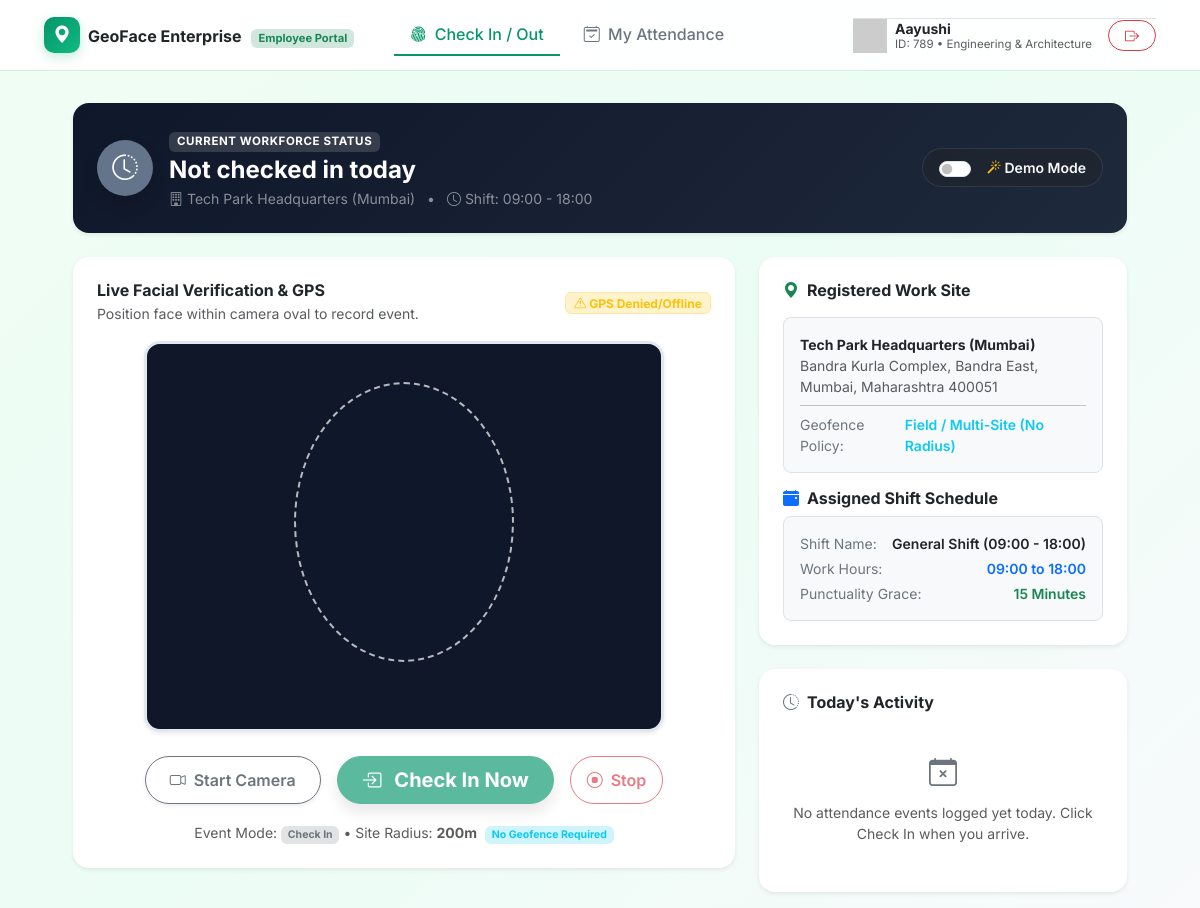
The app's page /employee/check-in-out (signed in), older data.
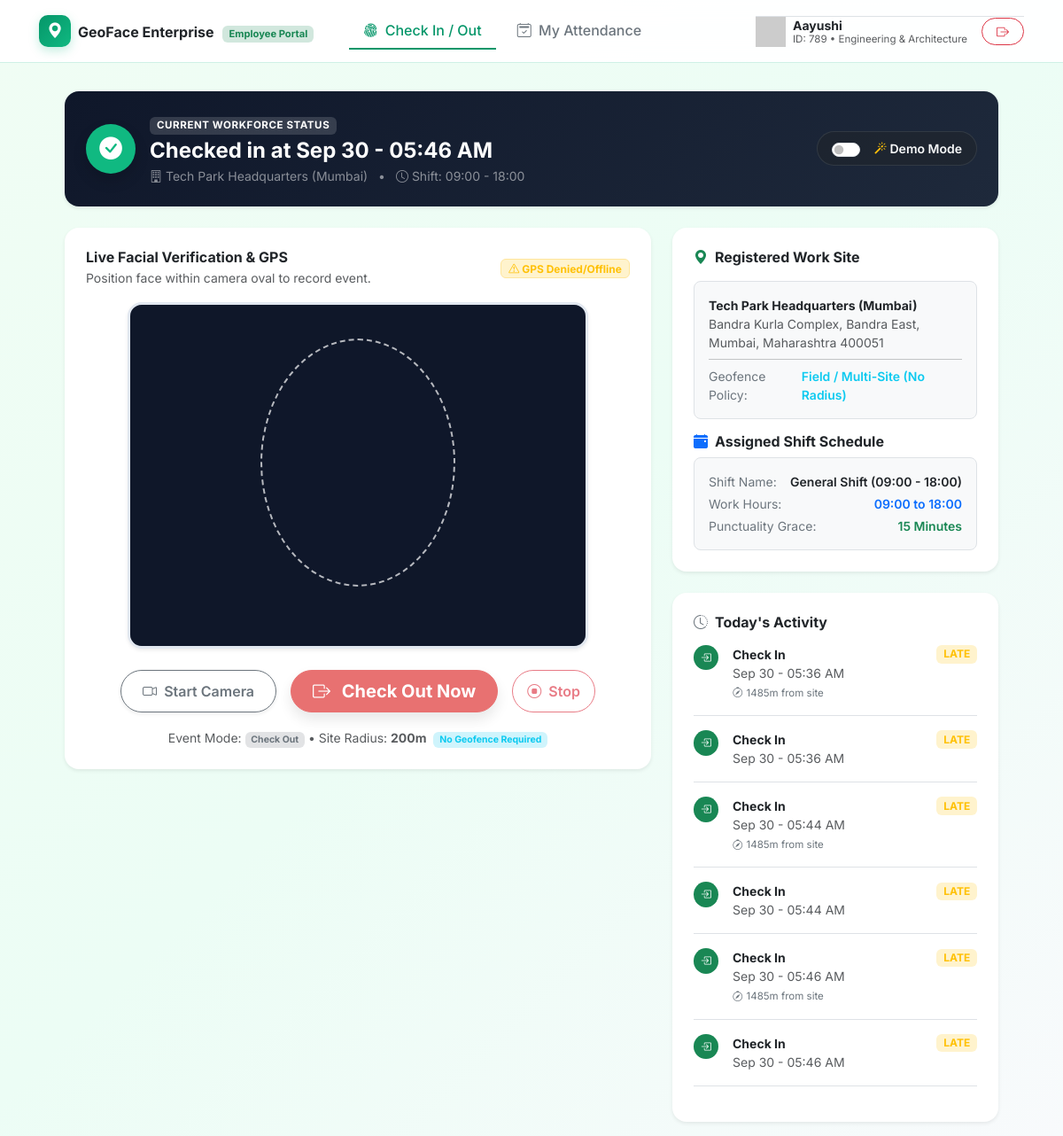
The same page, newer data.
### tables this page shows
CREATE TABLE attendance_events (
            id INTEGER PRIMARY KEY AUTOINCREMENT,
            employee_id INTEGER NOT NULL,
            event_type TEXT NOT NULL,
            timestamp TEXT NOT NULL,
            latitude REAL,
            longitude REAL,
            address TEXT,
            site_id INTEGER,
            distance_from_site_meters REAL,
            within_geofence INTEGER DEFAULT 1,
            confidence REAL,
            liveness_passed INTEGER DEFAULT 1,
            geotagged_photo_path TEXT,
            status TEXT DEFAULT 'on_time',
            flagged INTEGER DEFAULT 0,
            flag_reason TEXT,
            reviewed_by INTEGER,
            review_note TEXT,
            created_at TEXT NOT NULL,
            FOREIGN KEY (employee_id) REFERENCES employees(id),
            FOREIGN KEY (site_id) REFERENCES sites(id)
        );

### blueprints/employee/routes.py (the view)
@employee_bp.route("/check-in-out", methods=["GET"])
@login_required_employee
def check_in_out():
    emp_id = session.get("employee_id") or session.get("student_id")
    emp_name = session.get("employee_name") or session.get("student_name", "Employee")
    emp_code = session.get("employee_code") or session.get("roll", f"EMP-{emp_id}")
    conn = get_db_connection()
    c = conn.cursor()
    c.execute("""
        SELECT e.id, e.name, e.site_id, e.shift_id,
               s.name AS site_name, s.address AS site_address, s.latitude AS site_lat, s.longitude AS site_lon,
               s.geofence_radius_meters, s.geofencing_enabled,
               sh.name AS shift_name, sh.start_time, sh.end_time, sh.grace_period_minutes, sh.break_duration_minutes
        FROM employees e
        LEFT JOIN sites s ON e.site_id = s.id
        LEFT JOIN shifts sh ON e.shift_id = sh.id
        WHERE e.id = ?
    """, (emp_id,))
    emp_data = c.fetchone()
    today_date = get_local_now().date().isoformat()
    c.execute("""
        SELECT id, event_type, timestamp, latitude, longitude, address,
               distance_from_site_meters, within_geofence, confidence, status, flagged, flag_reason, geotagged_photo_path
        FROM attendance_events
        WHERE employee_id = ? AND date(timestamp) = ?
        ORDER BY timestamp ASC
    """, (emp_id, today_date))
    events_today = [dict(r) for r in c.fetchall()]
    if not events_today:
        c.execute("""
            SELECT id, 'check_in' as event_type, timestamp, latitude, longitude, address,
                   confidence, status, geotagged_photo_path
            FROM attendance
            WHERE student_id = ? AND date(timestamp) = ?
            ORDER BY timestamp ASC
        """, (emp_id, today_date))
        events_today = [dict(r) for r in c.fetchall()]
    conn.close()
    has_checkin = False
    has_checkout = False
    checkin_time_str = None
    checkout_time_str = None
    last_status = "Not checked in"
    next_action = "check_in"
    for ev in events_today:
        ev_type = ev.get("event_type", "check_in")
        ev["time_display"] = format_local_timestamp(ev["timestamp"], include_year=False)
        if ev_type == "check_in":
            has_checkin = True
            checkin_time_str = ev["time_display"]
        elif ev_type == "check_out":
            has_checkout = True
            checkout_time_str = ev["time_display"]
    if has_checkin and not has_checkout:
        last_status = f"Checked in at {checkin_time_str}"
        next_action = "check_out"
    elif has_checkin and has_checkout:
        last_status = f"Completed workday (Checked out at {checkout_time_str})"
        next_action = "check_in" # Allows re-entry or additional shift
    else:
        last_status = "Not checked in today"
        next_action = "check_in"
    site_info = {
        "name": emp_data["site_name"] if emp_data and emp_data["site_name"] else "Headquarters",
        "address": emp_data["site_address"] if emp_data and emp_data["site_address"] else "Main Office",
        "latitude": emp_data["site_lat"] if emp_data and emp_data["site_lat"] is not None else 19.0657,
        "longitude": emp_data["site_lon"] if emp_data and emp_data["site_lon"] is not None else 72.8687,
        "geofence_radius_meters": emp_data["geofence_radius_meters"] if emp_data and emp_data["geofence_radius_meters"] is not None else 200.0,
        "geofencing_enabled": bool(emp_data["geofencing_enabled"]) if emp_data and emp_data["geofencing_enabled"] is not None else True
    }
    shift_info = {
        "name": emp_data["shift_name"] if emp_data and emp_data["shift_name"] else "General Shift",
        "start_time": emp_data["start_time"] if emp_data and emp_data["start_time"] else "09:00",
        "end_time": emp_data["end_time"] if emp_data and emp_data["end_time"] else "18:00",
        "grace_period_minutes": emp_data["grace_period_minutes"] if emp_data and emp_data["grace_period_minutes"] is not None else 15
    }
    return render_template(
        "employee/check_in_out.html",
        employee_id=emp_id,
        employee_name=emp_name,
        employee_code=emp_code,
        current_status=last_status,
        next_action=next_action,
        has_checkin=has_checkin,
        has_checkout=has_checkout,
        events_today=events_today,
        site=site_info,
        shift=shift_info
    )

### config.py (called while the page is built)
def get_local_now():
    return datetime.datetime.now().astimezone()

def format_local_timestamp(iso_val, include_year=True):
    if not iso_val:
        return "—"
    try:
        if isinstance(iso_val, str):
            clean_str = iso_val.replace("Z", "+00:00")
            dt = datetime.datetime.fromisoformat(clean_str)
        elif isinstance(iso_val, datetime.datetime):
            dt = iso_val
        else:
            return str(iso_val)
        if dt.tzinfo is None:
            dt = dt.replace(tzinfo=datetime.timezone.utc)
        local_dt = dt.astimezone()
        if include_year:
            return local_dt.strftime("%b %d, %Y - %I:%M %p")
        return local_dt.strftime("%b %d - %I:%M %p")
    except Exception:
        return str(iso_val)

### core/auth.py (called while the page is built, shortened)
def login_required_employee(f):
    @wraps(f)
    def decorated_function(*args, **kwargs):
        role = session.get("role")
        employee_id = session.get("employee_id") or session.get("student_id")
        return f(*args, **kwargs)
    return decorated_function

### templates/employee/check_in_out.html (shortened to what the changed rows need)
{% extends "employee/base_employee.html" %}
{% block content %}
<div class="container-fluid px-sm-4 py-3">
    <div class="row justify-content-center mb-4">
        <div class="col-lg-11">
            <div class="card border-0 shadow-sm rounded-4 overflow-hidden" style="background: linear-gradient(135deg, #0f172a 0%, #1e293b 100%);">
                <div class="card-body p-4 text-white">
                    <div class="d-flex flex-wrap justify-content-between align-items-center gap-3">
                        <div class="d-flex align-items-center gap-3">
                            <div class="rounded-circle p-3 text-white d-flex align-items-center justify-content-center shadow" style="background: {% if 'Checked in' in current_status %}#10b981{% elif 'Completed' in current_status %}#3b82f6{% else %}#64748b{% endif %}; width: 56px; height: 56px; font-size: 1.6rem;">
                                <i class="bi {% if 'Checked in' in current_status %}bi-check-circle-fill{% elif 'Completed' in current_status %}bi-award-fill{% else %}bi-clock-history{% endif %}"></i>
                            </div>
                            <div>
                                <span class="badge text-uppercase px-2 py-1 mb-1" style="background: rgba(255,255,255,0.15); font-size: 0.72rem; letter-spacing: 0.05em;">Current Workforce Status</span>
                                <h4 class="fw-bold mb-0 text-white" id="currentStatusText">{{ current_status }}</h4>
                                <div class="text-white-50 small mt-1">
                                    <span><i class="bi bi-building me-1"></i>{{ site.name }}</span>
                                    <span class="mx-2">•</span>
                                    <span><i class="bi bi-clock me-1"></i>Shift: {{ shift.start_time }} - {{ shift.end_time }}</span>
                                </div>
                            </div>
                        </div>
                    </div>
                </div>
            </div>
        </div>
    </div>
    <div class="row justify-content-center g-4">
        <div class="col-lg-7">
            <div class="card border-0 shadow-sm rounded-4 p-4 bg-white">
                <div class="d-flex flex-wrap justify-content-center gap-3 mt-4">
                    <button id="actionBtn" class="btn btn-lg px-4 rounded-pill fw-bold shadow" style="{% if next_action == 'check_out' %}background:#dc2626; border-color:#dc2626; color:white;{% else %}background:#059669; border-color:#059669; color:white;{% endif %}" disabled>
                        <i class="bi {% if next_action == 'check_out' %}bi-box-arrow-right{% else %}bi-box-arrow-in-right{% endif %} me-2"></i>
                        <span id="actionBtnText">{% if next_action == 'check_out' %}Check Out Now{% else %}Check In Now{% endif %}</span>
                    </button>
                </div>
                <div class="mt-3 text-center">
                    <span class="text-muted small">
                        Event Mode: <span class="badge bg-secondary-subtle text-secondary" id="eventModeBadge">{{ next_action|replace('_', ' ')|title }}</span>
                        • Site Radius: <strong>{{ site.geofence_radius_meters|int }}m</strong>
                        {% if not site.geofencing_enabled %}<span class="badge bg-info-subtle text-info ms-1">No Geofence Required</span>{% endif %}
                    </span>
                </div>
            </div>
        </div>
        <div class="col-lg-4">
            <div class="card border-0 shadow-sm rounded-4 p-4 bg-white">
                <h6 class="fw-bold text-dark mb-3">
                    <i class="bi bi-clock-history text-secondary me-2"></i>Today's Activity
                </h6>
                {% if events_today %}
                <div class="timeline">
                    {% for ev in events_today %}
                    <div class="d-flex align-items-start gap-3 mb-3 pb-3 border-bottom">
                        <div class="badge rounded-circle p-2 {% if ev.event_type == 'check_in' %}bg-success{% else %}bg-primary{% endif %} text-white">
                            <i class="bi {% if ev.event_type == 'check_in' %}bi-box-arrow-in-right{% else %}bi-box-arrow-right{% endif %}"></i>
                        </div>
                        <div class="flex-grow-1">
                            <div class="d-flex justify-content-between align-items-center">
                                <span class="fw-bold small text-dark">{{ ev.event_type|replace('_', ' ')|title }}</span>
                                <span class="badge {% if ev.status == 'on_time' %}bg-success-subtle text-success{% elif ev.status == 'late' %}bg-warning-subtle text-warning{% elif ev.status == 'flagged' %}bg-danger-subtle text-danger{% else %}bg-primary-subtle text-primary{% endif %}">
                                    {{ ev.status|upper }}
                                </span>
                            </div>
                            <div class="text-muted small">{{ ev.time_display }}</div>
                            {% if ev.distance_from_site_meters is not none %}
                            <div class="text-secondary small mt-1" style="font-size: 0.72rem;">
                                <i class="bi bi-compass me-1"></i>{{ ev.distance_from_site_meters|int }}m from site
                            </div>
                            {% endif %}
                        </div>
                    </div>
                    {% endfor %}
                </div>
                {% else %}
                <div class="text-center py-4 text-muted small">
                    <i class="bi bi-calendar-x fs-3 d-block mb-2 text-secondary"></i>
                    No attendance events logged yet today. Click Check In when you arrive.
                </div>
                {% endif %}
            </div>
        </div>
    </div>
</div>
{% endblock %}

Row changes from the older to the newer data that the page shows:
added attendance_events: event_type "Check In", status "LATE", time_display "Sep 30 - 05:36 AM", distance_from_site_meters "1485"
added attendance_events: event_type "Check In", status "LATE", time_display "Sep 30 - 05:36 AM"
added attendance_events: event_type "Check In", status "LATE", time_display "Sep 30 - 05:44 AM", distance_from_site_meters "1485"
added attendance_events: event_type "Check In", status "LATE", time_display "Sep 30 - 05:44 AM"
added attendance_events: event_type "Check In", status "LATE", time_display "Sep 30 - 05:46 AM", distance_from_site_meters "1485"
added attendance_events: event_type "Check In", status "LATE", time_display "Sep 30 - 05:46 AM"
Text that changed along with them:
{{ current_status }}: "Not checked in today" → "Checked in at Sep 30 - 05:46 AM"
{{ next_action|replace('_', ' ')|title }}: "Check In" → "Check Out"
text no longer shown: "Check In Now No attendance events logged yet today. Click Check In when you arrive."
text now shown: "Check Out Now"
